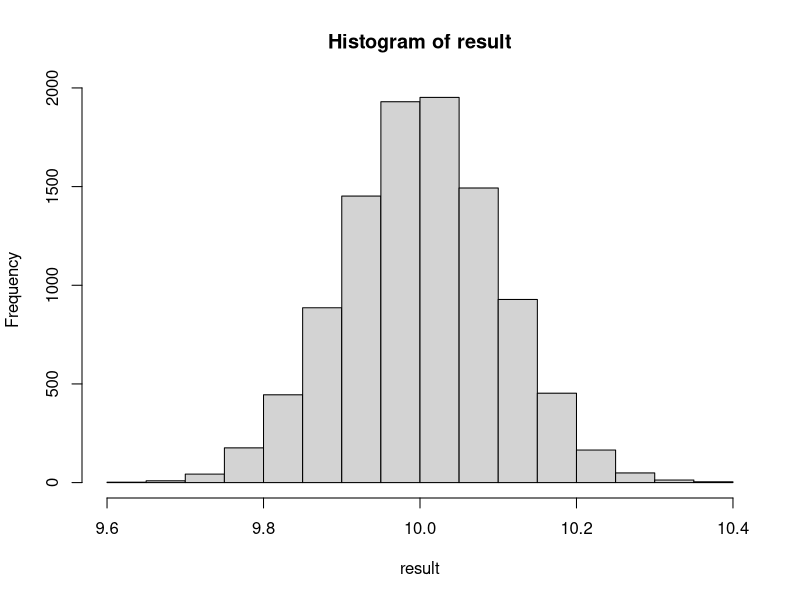
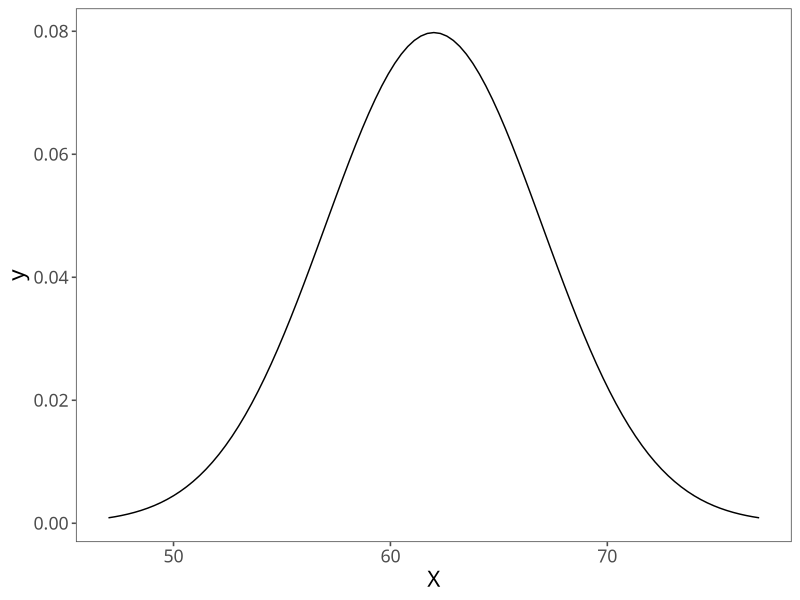
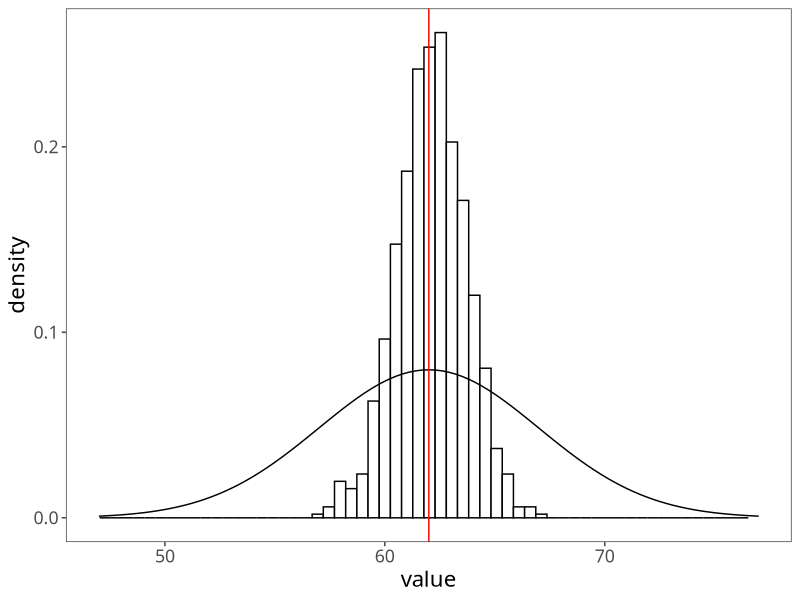
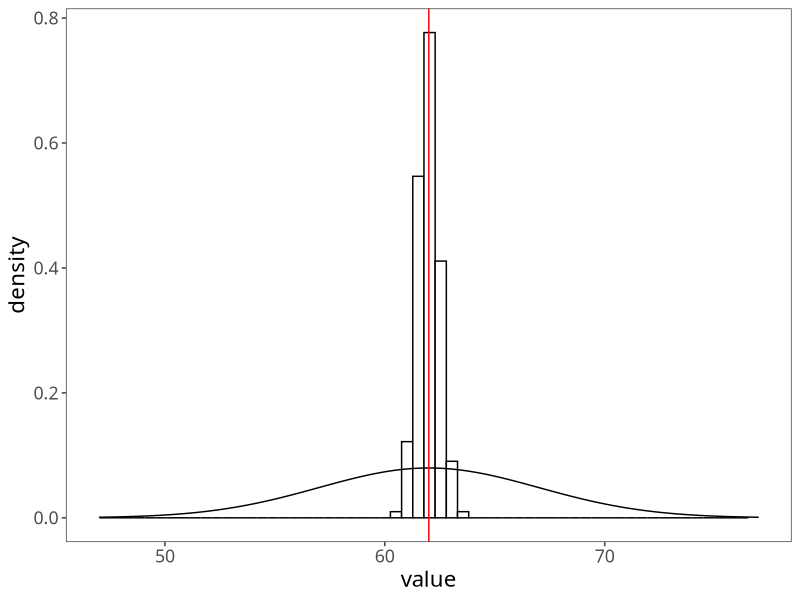
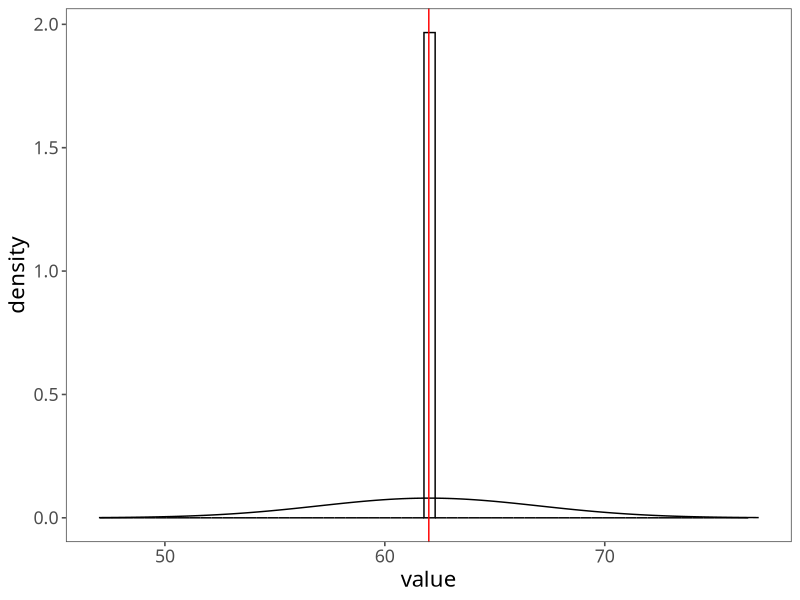
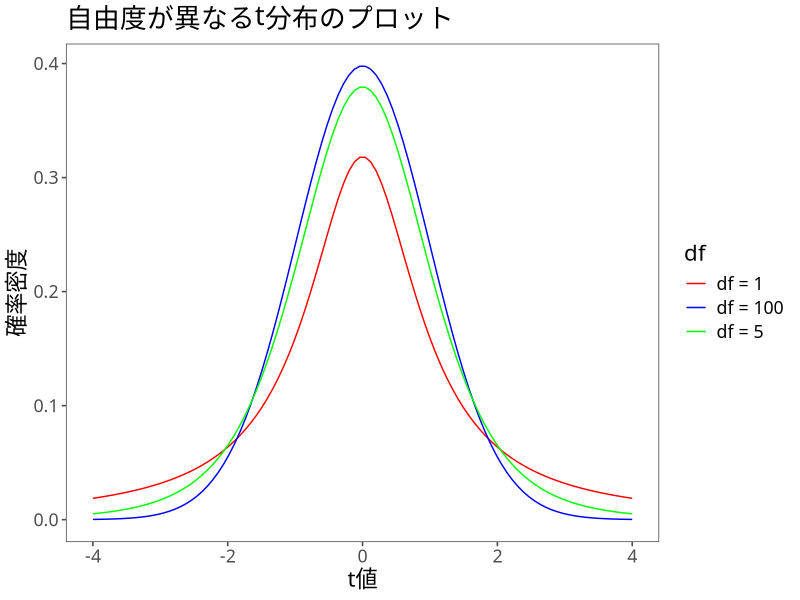
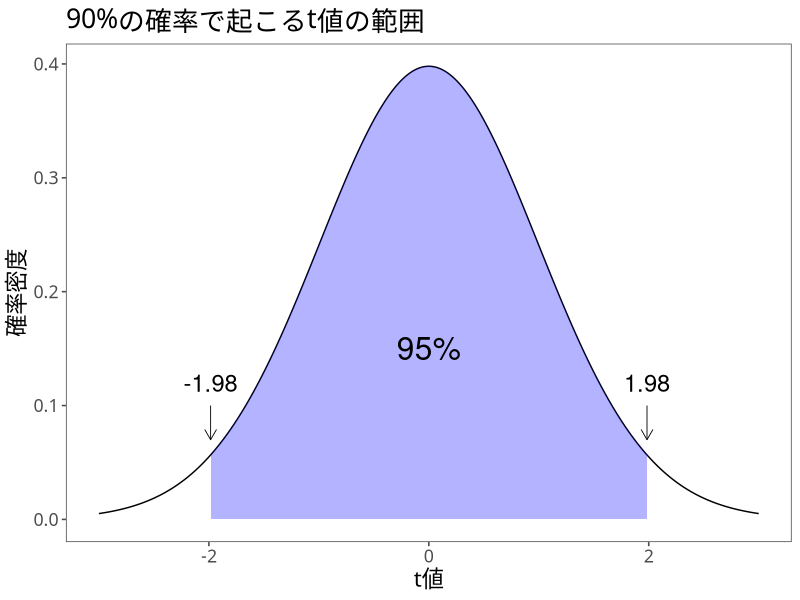
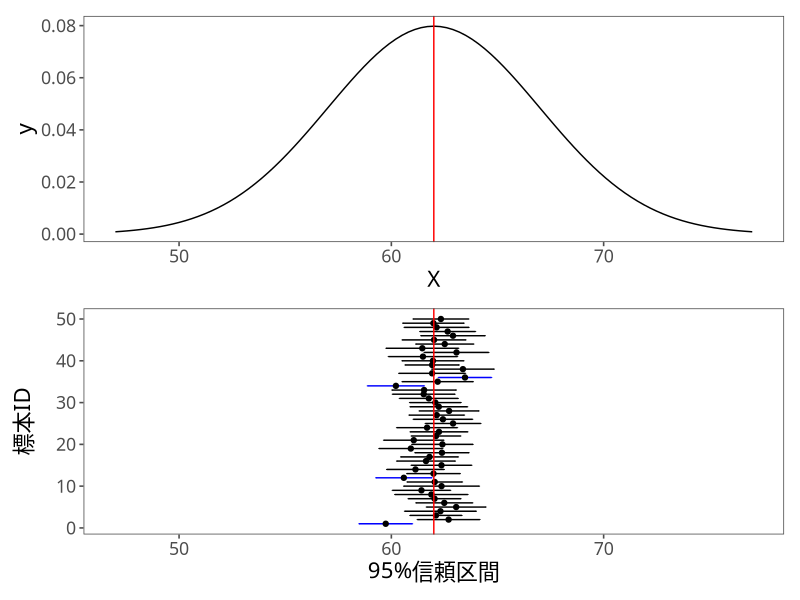

These charts were generated, in order, by the following R code:
## ---- chunk 1
n = 100
x <- rnorm(n, 10, 1)
mean(x)
## ---- chunk 2
n = 100
trial = 10000
result <- numeric(trial)
for (i in 1:trial) {
  x <- rnorm(n, 10, 1)
  result[i] <- mean(x)
}
hist(result)
## ---- chunk 3
mean(result)
## ---- chunk 4
meanp <- function(x){
  sum(x) / length(x) # 合計をデータの個数で割る
}
varp <- function(x){
  sum((x - meanp(x))^2) / length(x) # 分散の計算式
}
## ---- chunk 5
x <- c(2,4,6,7,9)
meanp(x) # 母平均 5.6
res <- combn(x,3) # 3つのデータを取り出す組み合わせ
print(res)
## ---- chunk 6
sample_mean <- apply(res, 2, meanp)
meanp(sample_mean) # 標本平均の平均は5.6
## ---- chunk 7
varp(x) # 母分散 5.84
sample_var <- apply(res, 2, varp)
meanp(sample_var) #
## ---- chunk 8
var(x) # 母分散 5.84
res <- combn(x,3) # 3つのデータを取り出す組み合わせ
sample_var <- apply(res, 2, var)
meanp(sample_var) # 標本平均の平均は5.6
## ---- chunk 9
library(tidyverse)
library(ggthemes)
mystyle <- list (#  ggplotのテーマ
  theme_few(), # ggthemesパッケージ
  theme(
    text = element_text(
      size=16,  #  フォントサイズ
      family = "HiraKakuProN-W3" # ヒラギノフォント
    )
  )
)
## ---- chunk 10
p <- ggplot(data = data.frame(X = c(47,77)))
p <- p +aes(x = X)
p <- p + stat_function(
  fun = dnorm, 
  args = list(mean = 62, sd = 5)
  ) + mystyle
print(p)
## ---- chunk 11
n = 10 # 標本サイズ
trial = 1000 # 試行回数
result <- numeric(trial) # 結果を入れる空の箱
for (i in 1:trial) { # 以下をtrial回繰り返す
  x <- rnorm(n, 62, 5) # 標本を生成
  result[i] <- mean(x) # 標本平均を計算
}
mean(result) # 標本平均の平均
## ---- chunk 12
result <- as.tibble(result)
g <- ggplot(result) + aes(value) # 軸の設定
g <- g + geom_histogram( # ヒストグラム
  aes(y = ..density..), bins = 60, # y軸を密度に  
  fill = "white", color = "black") # ヒストグラムの色
g <- g + stat_function(fun=dnorm, args=list(mean = 62, sd = 5))　# 母集団の分布
g <- g + geom_vline(xintercept = 62, color = "red") # 母平均の縦線
g <- g + xlim(47,77) + mystyle # x軸の範囲を指定
print(g)
## ---- chunk 13
#| echo: false
n = 100 # 標本サイズ
trial = 1000 # 試行回数
result <- numeric(trial)
for (i in 1:trial) {
  x <- rnorm(n, 62, 5)
  result[i] <- mean(x)
}
result <- as.tibble(result)
g <- ggplot(result) + aes(value) + geom_histogram(aes(y=..density..), bins=60, fill="white", color="black")
g <- g + stat_function(fun=dnorm, args=list(mean = 62, sd = 5))
g <- g + xlim(47,77) + geom_vline(xintercept = 62, color="red") + mystyle
print(g)
## ---- chunk 14
#| echo: false
n = 100000 # 標本サイズ
trial = 1000 # 試行回数
result <- numeric(trial)
for (i in 1:trial) {
  x <- rnorm(n, 62, 5)
  result[i] <- mean(x)
}
result <- as.tibble(result)
g <- ggplot(result) + aes(value) + geom_histogram(aes(y=..density..), bins=60, fill="white", color="black")
g <- g + stat_function(fun=dnorm, args=list(mean = 62, sd = 5))
g <- g + xlim(47,77) + geom_vline(xintercept = 62, color="red") + mystyle
print(g)
## ---- chunk 15
x <- seq(-4, 4, length.out = 100)

df1 <- dt(x, df = 1)
df5 <- dt(x, df = 5)
df100 <- dt(x, df = 100)

# データフレームに変換
df <- data.frame(x = rep(x, 3),
                 y = c(df1, df5, df100),
                 df = rep(c("df = 1", "df = 5", "df = 100"), each = length(x)))

# プロット
ggplot(df, aes(x = x, y = y, color = df)) +
  geom_line() +
  scale_color_manual(values = c("red", "blue", "green")) +
  labs(title = "自由度が異なるt分布のプロット") + xlab("t値") + ylab("確率密度") + mystyle
## ---- chunk 16
# 自由度を設定
df <- 99

# データを生成
data <- data.frame(x = seq(-5, 5, by = 0.01))
data$y <- dt(data$x, df)

# 90%の領域の上限と下限をqt()で計算
ql <- qt(0.025, df)
qu <- qt(0.975, df)

# t分布を書く
g <- ggplot(data) + aes(x=x, y=y) + geom_line()
g <- g + geom_area(data = data %>% filter(x > ql & x < qu), fill = "blue", alpha = 0.3)
g <- g + xlab("t値") + ylab("確率密度") + labs(title = "90%の確率で起こるt値の範囲") + xlim(-3,3)
g <- g + annotate(geom = "text", x = qu, y = 0.12,
  label = "1.98", size = 6) +
  annotate(# 始点や終点などを指定して矢印を追加
  geom = "segment", x = qu, xend = qu,
  y = 0.1, yend = 0.07, color = "black", size = 0.3,
  arrow = arrow(length = unit(0.3, "cm"))
  )
g <- g + annotate(geom = "text", x = 0, y = 0.15,
  label = "95%", size = 8)
g <- g + annotate(geom = "text", x = ql, y = 0.12,
  label = "-1.98", size = 6) +
  annotate(# 始点や終点などを指定して矢印を追加
  geom = "segment", x = ql, xend = ql,
  y = 0.1, yend = 0.07, color = "black", size = 0.3,
  arrow = arrow(length = unit(0.3, "cm"))
  ) + mystyle
print(g)
## ---- chunk 17
round(qt(0.025, df = 99),digits =2)
round(qt(0.975, df = 99),digits =2)
## ---- chunk 18
#| fig-height: 12


trial <- 50 # 標本数
n <- 50 # 標本サイズ
mu <- 62 # 母平均
sigma <- 5 # 母標準偏差

set.seed(1234) # 乱数を準備

# 標本ごとの統計量を収納する空のベクトルを作成
sample_mean <- numeric(trial) # 標本平均の入れ物
sample_sd   <- numeric(trial) # 標本標準偏差の入れ物
uplimit     <- numeric(trial) # 信頼区間の上限の入れ物
lowlimit    <- numeric(trial) # 信頼区間の下限の入れ物

# 標本の数だけ，以下の計算を繰り返す
for (i in 1:trial) {
  temp_sample    <- rnorm(n, mu, sigma) # 標本を抽出
  sample_mean[i] <- mean(temp_sample) # 標本平均を計算
  sample_sd[i]   <- sd(temp_sample) # 標本標準偏差を計算
}

# 信頼区間の計算
p <- .95 # 信頼水準の設定 (95%信頼区間)
alpha <- qt( (1 - p) / 2, df = n - 1, lower.tail=FALSE) # 限界値の計算

# 信頼区間の上限と下限の計算
uplimit  <- sample_mean + alpha * sample_sd/sqrt(n)
lowlimit <- sample_mean - alpha * sample_sd/sqrt(n)


confidence_interval <- data.frame(
  標本平均 = sample_mean,
  上限 = uplimit,
  下限 = lowlimit,
  標本番号 = 1:trial
)

# Plot using ggplot2 
g_ci <- ggplot(confidence_interval) +
  aes(x = 標本番号, y = 標本平均)
  # aes(x = reorder(標本番号, 標本平均), y = 標本平均)
g_ci <- g_ci + geom_errorbar(
  aes(ymin = 下限, ymax = 上限,
      color = (下限 <= 62 & 上限 >= 62)
      ), width = 0.2)
g_ci <- g_ci + scale_color_manual(
  values = c("blue", "black"),
  guide = FALSE)
g_ci <- g_ci + geom_point(aes(y = 標本平均)) 
g_ci <- g_ci + geom_hline(yintercept = 62, color = "red")
g_ci <- g_ci + xlab("標本ID") + ylab("95%信頼区間")
g_ci <- g_ci + ylim(47,77) + coord_flip() + mystyle

p <- ggplot(data=data.frame(X=c(47,77)), aes(x=X))
p <- p + stat_function(fun=dnorm, args=list(mean=62, sd=5)) +
geom_vline(xintercept = 62, color="red") + mystyle

library(patchwork)

p/g_ci
## ---- chunk 19
#| echo: false

# 信頼区間の計算
p <- .5 # 信頼水準の設定 (95%信頼区間)
alpha <- qt( (1 - p) / 2, df = n - 1, lower.tail=FALSE) # 限界値の計算

# 信頼区間の上限と下限の計算
uplimit  <- sample_mean + alpha * sample_sd/sqrt(n)
lowlimit <- sample_mean - alpha * sample_sd/sqrt(n)


confidence_interval <- data.frame(
  標本平均 = sample_mean,
  上限 = uplimit,
  下限 = lowlimit,
  標本番号 = 1:trial
)

# Plot using ggplot2
g_ci2 <- ggplot(confidence_interval) +
 aes(x = 標本番号, y = 標本平均) +
  geom_errorbar(aes(ymin = 下限, ymax = 上限,
                    color = (下限 <= 62 & 上限 >= 62)), width = 0.2) +
  scale_color_manual(values = c("blue", "black"), guide = FALSE) +
  geom_point(aes(y = 標本平均)) + ylim(47,77) +
  geom_hline(yintercept = 62, color = "red") + xlab("標本ID") + ylab("95%信頼区間") + coord_flip() + mystyle
print(g_ci2)
